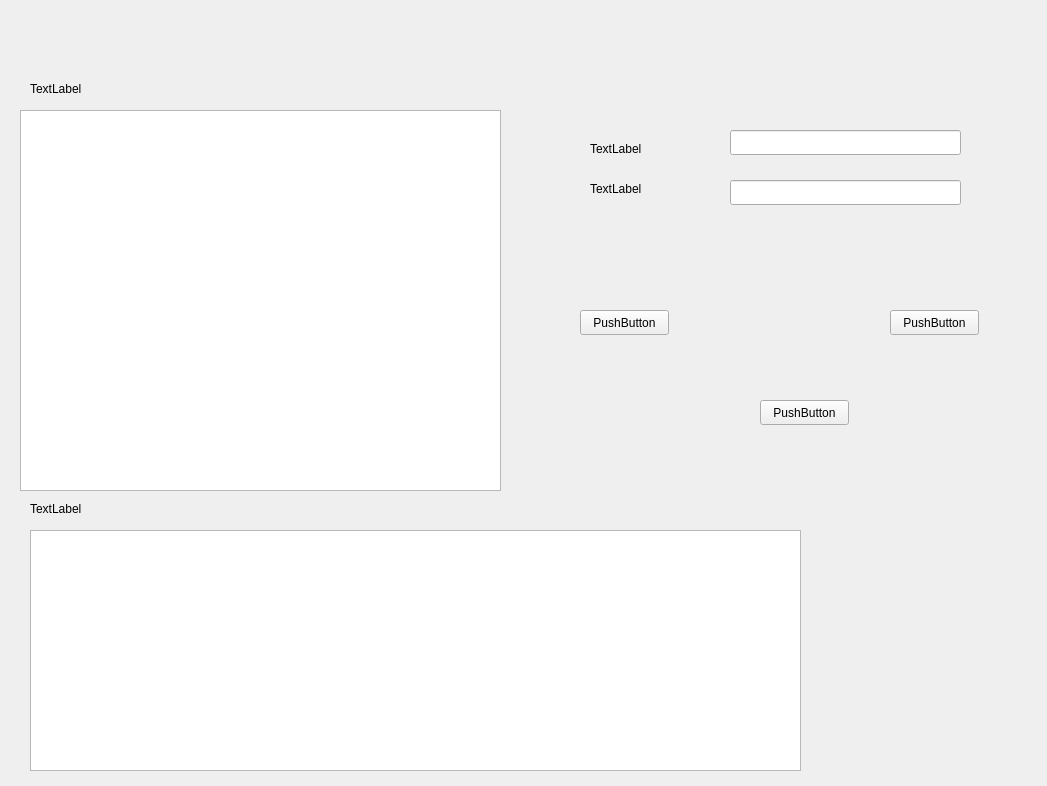
<?xml version="1.0" encoding="UTF-8"?>
<ui version="4.0">
 <class>ders_islemleri</class>
 <widget class="QWidget" name="ders_islemleri">
  <property name="geometry">
   <rect>
    <x>0</x>
    <y>0</y>
    <width>1047</width>
    <height>786</height>
   </rect>
  </property>
  <property name="windowTitle">
   <string>Form</string>
  </property>
  <widget class="QLineEdit" name="lineEdit_kod">
   <property name="geometry">
    <rect>
     <x>730</x>
     <y>130</y>
     <width>231</width>
     <height>25</height>
    </rect>
   </property>
  </widget>
  <widget class="QLabel" name="label_kod">
   <property name="geometry">
    <rect>
     <x>590</x>
     <y>140</y>
     <width>101</width>
     <height>17</height>
    </rect>
   </property>
   <property name="text">
    <string>TextLabel</string>
   </property>
  </widget>
  <widget class="QLabel" name="label_ad">
   <property name="geometry">
    <rect>
     <x>590</x>
     <y>180</y>
     <width>111</width>
     <height>17</height>
    </rect>
   </property>
   <property name="text">
    <string>TextLabel</string>
   </property>
  </widget>
  <widget class="QLineEdit" name="lineEdit_ad">
   <property name="geometry">
    <rect>
     <x>730</x>
     <y>180</y>
     <width>231</width>
     <height>25</height>
    </rect>
   </property>
  </widget>
  <widget class="QPushButton" name="pushButton_ekle">
   <property name="geometry">
    <rect>
     <x>580</x>
     <y>310</y>
     <width>89</width>
     <height>25</height>
    </rect>
   </property>
   <property name="text">
    <string>PushButton</string>
   </property>
  </widget>
  <widget class="QPushButton" name="pushButton_guncelle">
   <property name="geometry">
    <rect>
     <x>890</x>
     <y>310</y>
     <width>89</width>
     <height>25</height>
    </rect>
   </property>
   <property name="text">
    <string>PushButton</string>
   </property>
  </widget>
  <widget class="QPushButton" name="pushButton_sil">
   <property name="geometry">
    <rect>
     <x>760</x>
     <y>400</y>
     <width>89</width>
     <height>25</height>
    </rect>
   </property>
   <property name="text">
    <string>PushButton</string>
   </property>
  </widget>
  <widget class="QTableWidget" name="tableWidget_tumders">
   <property name="geometry">
    <rect>
     <x>20</x>
     <y>110</y>
     <width>481</width>
     <height>381</height>
    </rect>
   </property>
  </widget>
  <widget class="QLabel" name="label_tumogrenci">
   <property name="geometry">
    <rect>
     <x>30</x>
     <y>500</y>
     <width>67</width>
     <height>17</height>
    </rect>
   </property>
   <property name="text">
    <string>TextLabel</string>
   </property>
  </widget>
  <widget class="QLabel" name="label_tumders">
   <property name="geometry">
    <rect>
     <x>30</x>
     <y>80</y>
     <width>67</width>
     <height>17</height>
    </rect>
   </property>
   <property name="text">
    <string>TextLabel</string>
   </property>
  </widget>
  <widget class="QTableWidget" name="tableWidget_tumogr">
   <property name="geometry">
    <rect>
     <x>30</x>
     <y>530</y>
     <width>771</width>
     <height>241</height>
    </rect>
   </property>
  </widget>
 </widget>
 <resources/>
 <connections/>
</ui>
